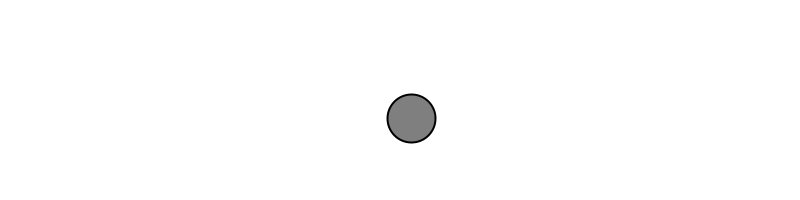
Frame 1 (no input)
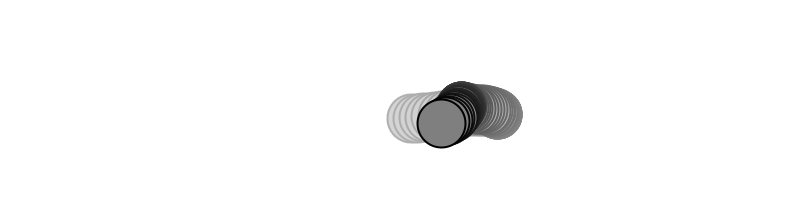
Frame 60 (the mouse pressed at the canvas centre just before this capture)
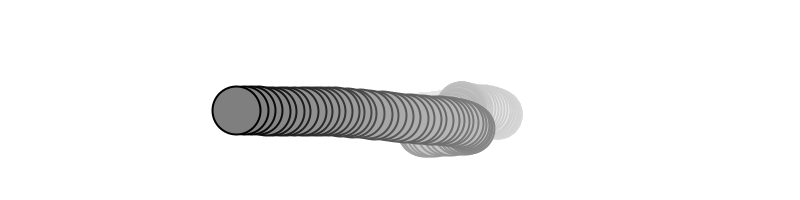
Frame 120 (the mouse held since frame 60 and released just before this capture)

The Processing sketch that drew these frames (run headless with seeded random() and noise(); from frame 60 on, the mouse is pressed at the canvas centre):

// Processing sketch: _I_5_NoiseWalk
// ── _I_5_NoiseWalk.pde
// Noise Walker
// Daniel Shiffman <http://www.shiffman.net>
// The Nature of Code

Walker w;

void setup() {
  size(800,200);
  smooth();
  frameRate(30);

  // Create a walker object
  w = new Walker();
  background(255);

}

void draw() {
  noStroke();
  fill(255,5);
  rect(0,0,width,height);

  // Run the walker object
  w.walk();
  w.display();
}




// ── Walker.pde
// Random Walker (No Vectors)
// Daniel Shiffman <http://www.shiffman.net>
// The Nature of Code

// A random walker class!

class Walker {
  PVector location;

  PVector noff;

  Walker() {
    location = new PVector(width/2, height/2);
    noff = new PVector(random(1000),random(1000));
  }

  void display() {
    strokeWeight(2);
    stroke(0);
    fill(127);
    ellipse(location.x, location.y, 48, 48);
  }

  // Randomly move up, down, left, right, or stay in one place
  void walk() {
    
    location.x = map(noise(noff.x),0,1,0,width);
    location.y = map(noise(noff.y),0,1,0,height);
    
    noff.add(0.01,0.01,0);
  }
}
